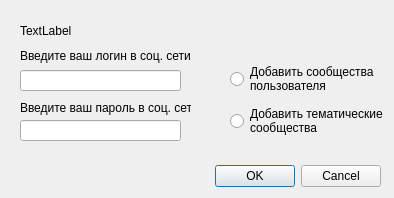
<?xml version="1.0" encoding="UTF-8"?>
<ui version="4.0">
 <class>Dialog</class>
 <widget class="QDialog" name="Dialog">
  <property name="geometry">
   <rect>
    <x>0</x>
    <y>0</y>
    <width>394</width>
    <height>198</height>
   </rect>
  </property>
  <property name="windowTitle">
   <string>Dialog</string>
  </property>
  <widget class="QDialogButtonBox" name="buttonBox">
   <property name="geometry">
    <rect>
     <x>130</x>
     <y>160</y>
     <width>251</width>
     <height>32</height>
    </rect>
   </property>
   <property name="orientation">
    <enum>Qt::Horizontal</enum>
   </property>
   <property name="standardButtons">
    <set>QDialogButtonBox::Cancel|QDialogButtonBox::Ok</set>
   </property>
  </widget>
  <widget class="QLineEdit" name="lineEdit">
   <property name="geometry">
    <rect>
     <x>20</x>
     <y>70</y>
     <width>161</width>
     <height>21</height>
    </rect>
   </property>
  </widget>
  <widget class="QLineEdit" name="lineEdit_2">
   <property name="geometry">
    <rect>
     <x>20</x>
     <y>120</y>
     <width>161</width>
     <height>21</height>
    </rect>
   </property>
  </widget>
  <widget class="QLabel" name="label">
   <property name="geometry">
    <rect>
     <x>20</x>
     <y>46</y>
     <width>171</width>
     <height>20</height>
    </rect>
   </property>
   <property name="text">
    <string>Введите ваш логин в соц. сети:</string>
   </property>
  </widget>
  <widget class="QLabel" name="label_2">
   <property name="geometry">
    <rect>
     <x>20</x>
     <y>100</y>
     <width>171</width>
     <height>16</height>
    </rect>
   </property>
   <property name="text">
    <string>Введите ваш пароль в соц. сети:</string>
   </property>
  </widget>
  <widget class="QWidget" name="verticalLayoutWidget">
   <property name="geometry">
    <rect>
     <x>230</x>
     <y>60</y>
     <width>161</width>
     <height>80</height>
    </rect>
   </property>
   <layout class="QVBoxLayout" name="verticalLayout">
    <item>
     <widget class="QRadioButton" name="radioButton_2">
      <property name="text">
       <string>Добавить сообщества 
пользователя</string>
      </property>
     </widget>
    </item>
    <item>
     <widget class="QRadioButton" name="radioButton">
      <property name="text">
       <string>Добавить тематические 
сообщества</string>
      </property>
     </widget>
    </item>
   </layout>
  </widget>
  <widget class="QLabel" name="label_3">
   <property name="geometry">
    <rect>
     <x>20</x>
     <y>20</y>
     <width>341</width>
     <height>21</height>
    </rect>
   </property>
   <property name="text">
    <string>TextLabel</string>
   </property>
  </widget>
 </widget>
 <resources/>
 <connections>
  <connection>
   <sender>buttonBox</sender>
   <signal>accepted()</signal>
   <receiver>Dialog</receiver>
   <slot>accept()</slot>
   <hints>
    <hint type="sourcelabel">
     <x>248</x>
     <y>254</y>
    </hint>
    <hint type="destinationlabel">
     <x>157</x>
     <y>274</y>
    </hint>
   </hints>
  </connection>
  <connection>
   <sender>buttonBox</sender>
   <signal>rejected()</signal>
   <receiver>Dialog</receiver>
   <slot>reject()</slot>
   <hints>
    <hint type="sourcelabel">
     <x>316</x>
     <y>260</y>
    </hint>
    <hint type="destinationlabel">
     <x>286</x>
     <y>274</y>
    </hint>
   </hints>
  </connection>
 </connections>
</ui>
